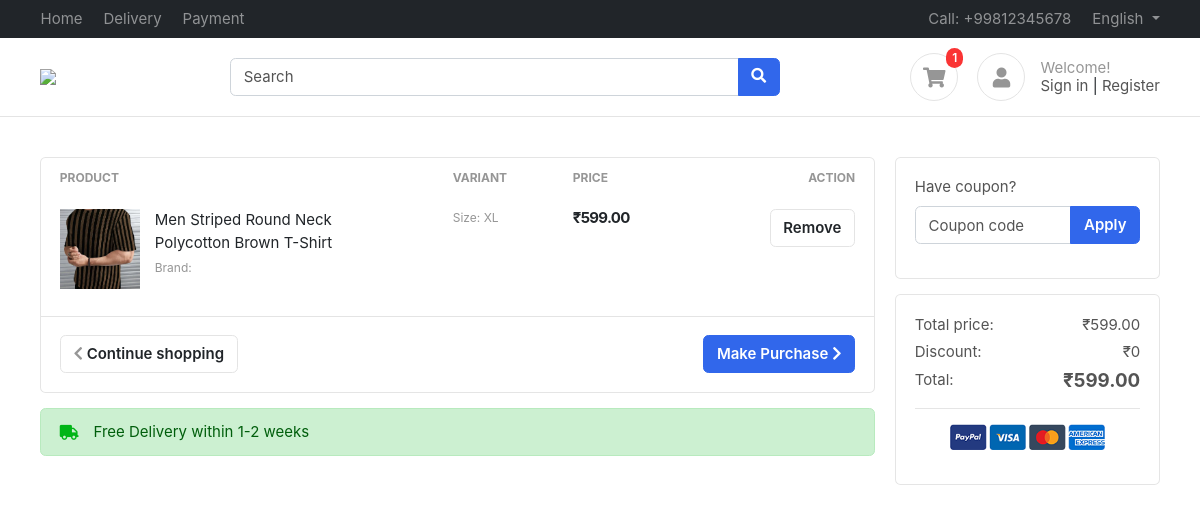
Page /accounts/cart/ (signed in) on the earlier database version.
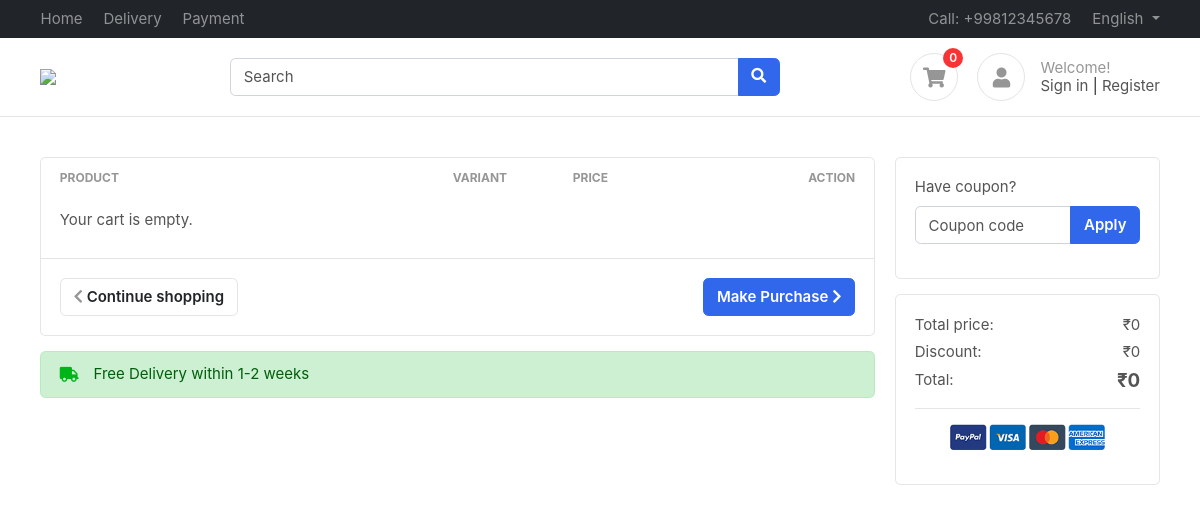
Same page on the later database version.
### accounts/models.py (models this page shows, shortened)
class Profile(BaseModel):
    user = models.OneToOneField(User, on_delete=models.CASCADE, related_name='profile')
    is_email_verified = models.BooleanField(default=False)
    email_token = models.CharField(max_length=255, null=True, blank=True)
    profile_image = models.ImageField(upload_to='profile', null=True, blank=True)
    @property
    def cart_count(self):
        from accounts.models import CartItems  # To avoid circular import if needed
        return CartItems.objects.filter(cart__is_paid=False, cart__user=self.user).count()

class CartItems(BaseModel):
    cart = models.ForeignKey(Cart, on_delete=models.CASCADE, related_name='cart_items')
    product = models.ForeignKey(Product, on_delete=models.SET_NULL, related_name='cart_items', null=True, blank=True)
    color_variant = models.ForeignKey(ColorVariant, on_delete=models.SET_NULL, null=True, blank=True)
    size_variant = models.ForeignKey(SizeVariant, on_delete=models.SET_NULL, null=True, blank=True)
    def get_product_price(self):
        price = []
        if self.product:
            price.append(self.product.price)
        if self.color_variant:
            price.append(self.color_variant.price)
        if self.size_variant:
            price.append(self.size_variant.price)
        return sum(price)

### products/models.py (models this page shows, shortened)
class Product(BaseModel):
    product_name = models.CharField(max_length=100)
    slug = models.SlugField(max_length=100, unique=True, null=True, blank=True)
    category = models.ForeignKey(Category, on_delete=models.CASCADE, related_name='products')
    price = models.DecimalField(max_digits=10, decimal_places=2)
    product_description = models.TextField()
    color_varient = models.ManyToManyField('ColorVariant', blank=True)
    size_variant = models.ManyToManyField('SizeVariant', blank=True)

class ProductImage(BaseModel):
    product = models.ForeignKey(Product, on_delete=models.CASCADE, related_name='product_images')
    image = models.ImageField(upload_to='products')

class SizeVariant(BaseModel):
    size_name = models.CharField(max_length=100)
    price = models.DecimalField(max_digits=10, decimal_places=2, default=0.00)

### accounts/views.py (the view)
# urls.py: path('cart/', cart, name='cart'),
def cart(request):
    if not request.user.is_authenticated:
        return redirect('login')
    cart = Cart.objects.filter(user=request.user, is_paid=False).first()
    cart_items = cart.cart_items.all() if cart else []
    context = {
        'cart': cart,
        'cart_items': cart_items,
        'total_price': cart.get_cart_total() if cart else 0
    }
    return render(request, 'accounts/cart.html', context)

### accounts/models.py (called while the page is built)
    def get_cart_total(self):
        cart_items = self.cart_items.all()
        price = []
        for cart_item in cart_items:
            if cart_item.product:
                price.append(cart_item.product.price)
            if cart_item.color_variant:
                price.append(cart_item.color_variant.price)
            if cart_item.size_variant:
                price.append(cart_item.size_variant.price)
        return sum(price)

### templates/accounts/cart.html (shortened to what the changed rows need)
{% extends "base/base.html" %}
{% load static %}
{% block start %}
<section class="section-content padding-y">
<div class="container">
    <div class="row">
        <main class="col-md-9">
            <div class="card">
                <table class="table table-borderless table-shopping-cart">
                    <thead class="text-muted">
                        <tr class="small text-uppercase">
                            <th scope="col">Product</th>
                            <th scope="col" width="120">Variant</th>
                            <th scope="col" width="120">Price</th>
                            <th scope="col" class="text-right" width="200">Action</th>
                        </tr>
                    </thead>
                    <tbody>
                        {% for item in cart_items %}
                        <tr>
                            <td>
                                <figure class="itemside">
                                    <div class="aside">
                                        <img src="{{ item.product.product_images.first.image.url }}" class="img-sm">
                                    </div>
                                    <figcaption class="info">
                                        <a href="#" class="title text-dark">{{ item.product.product_name }}</a>
                                        <p class="text-muted small">
                                            Brand: {{ item.product.brand }}
                                        </p>
                                    </figcaption>
                                </figure>
                            </td>
                            <td>
                                <p class="small text-muted">
                                    {% if item.size_variant %}Size: {{ item.size_variant.size_name }}{% endif %}
                                </p>
                            </td>
                            <td>
                                <div class="price-wrap">
                                    <var class="price">₹{{ item.get_product_price }}</var>
                                </div>
                            </td>
                            <td class="text-right">
                                <a href="{% url 'remove_cart' item.uid %}" class="btn btn-light"> Remove</a>
                            </td>
                        </tr>
                        {% empty %}
                        <tr><td colspan="4">Your cart is empty.</td></tr>
                        {% endfor %}
                    </tbody>
                </table>
            </div>
        </main>
        <aside class="col-md-3">
            <div class="card">
                <div class="card-body">
                    <dl class="dlist-align">
                        <dt>Total price:</dt>
                        <dd class="text-right">₹{{ total_price }}</dd>
                    </dl>
                    <dl class="dlist-align">
                        <dd class="text-right h5"><strong>₹{{ total_price }}</strong></dd>
                    </dl>
                </div>
            </div>
        </aside>
    </div>
</div>
</section>
{% endblock %}

### templates/base/base.html (shortened to what this page needs)
<!DOCTYPE HTML>
<html lang="en">
<head>
	<link href="/media/css/bootstrap.css" rel="stylesheet" type="text/css" />
	<link href="/media/fonts/fontawesome/css/all.min.css" type="text/css" rel="stylesheet">
	<link href="/media/css/ui.css" rel="stylesheet" type="text/css" />
	<link href="/media/css/responsive.css" rel="stylesheet" />
</head>
<body>
	<header class="section-header">
		<nav class="navbar navbar-dark navbar-expand p-0 bg-dark">
			<div class="container">
				<ul class="navbar-nav d-none d-md-flex mr-auto">
					<li class="nav-item"><a class="nav-link" href="/">Home</a></li>
					<li class="nav-item"><a class="nav-link" href="#">Delivery</a></li>
					<li class="nav-item"><a class="nav-link" href="#">Payment</a></li>
				</ul>
				<ul class="navbar-nav">
					<li class="nav-item"><a href="#" class="nav-link"> Call: +99812345678 </a></li>
					<li class="nav-item dropdown">
						<a href="#" class="nav-link dropdown-toggle" data-toggle="dropdown"> English </a>
					</li>
				</ul>
			</div>
		</nav>
		<section class="header-main border-bottom">
			<div class="container">
				<div class="row align-items-center">
					<div class="col-lg-2 col-4">
						<div class="brand-wrap">
							<a href="/"><img class="logo"
									src="https://cdn-icons-png.flaticon.com/128/397/397181.png"></a>
						</div>
					</div>
					<div class="col-lg-6 col-sm-12">
						<form action="#" class="search">
							<div class="input-group w-100">
								<input type="text" class="form-control" placeholder="Search">
								<div class="input-group-append">
									<button class="btn btn-primary" type="submit">
										<i class="fa fa-search"></i>
									</button>
								</div>
							</div>
						</form>
					</div>
					<div class="col-lg-4 col-sm-6 col-8">
						<div class="widgets-wrap float-md-right">
							<div class="widget-header  mr-3">
								<a href="{% url 'cart' %}" class="icon icon-sm rounded-circle border"><i
										class="fa fa-shopping-cart"></i>
								</a>
								<span class="badge badge-pill badge-danger notify"
								style="position: absolute; top: -5px; right: -5px; font-size: 12px; padding: 4px 6px;">
							  {% if request.user.is_authenticated %}
								  {{ request.user.profile.cart_count|default_if_none:"0" }}
							  {% else %}
								  0
							  {% endif %}
						  </span>
							</div>
							<div class="widget-header icontext">
								<a href="#" class="icon icon-sm rounded-circle border"><i class="fa fa-user"></i></a>
								<div class="text">
									<span class="text-muted">Welcome!</span>
									<div>
										<a href="{% url 'login' %}"">Sign in</a> |
								<a href=" {% url 'register' %}"> Register</a>
									</div>
								</div>
							</div>
						</div>
					</div>
				</div>
			</div>
		</section>
	</header>
	{% block start %}
	{% endblock %}
</body>
</html>

Differences in the rows shown:
removed CartItems: product.product_images.first.image (picture), product.product_name "Men Striped Round Neck Polycotton Brown T-Shirt", size_variant.size_name "XL", get_product_price "599.00"
Other differences:
{{ request.user.profile.cart_count|default_if_none:"0" }}: "1" → "0"
{{ total_price }}: "599.00" → "0"
text now shown: "Your cart is empty."
